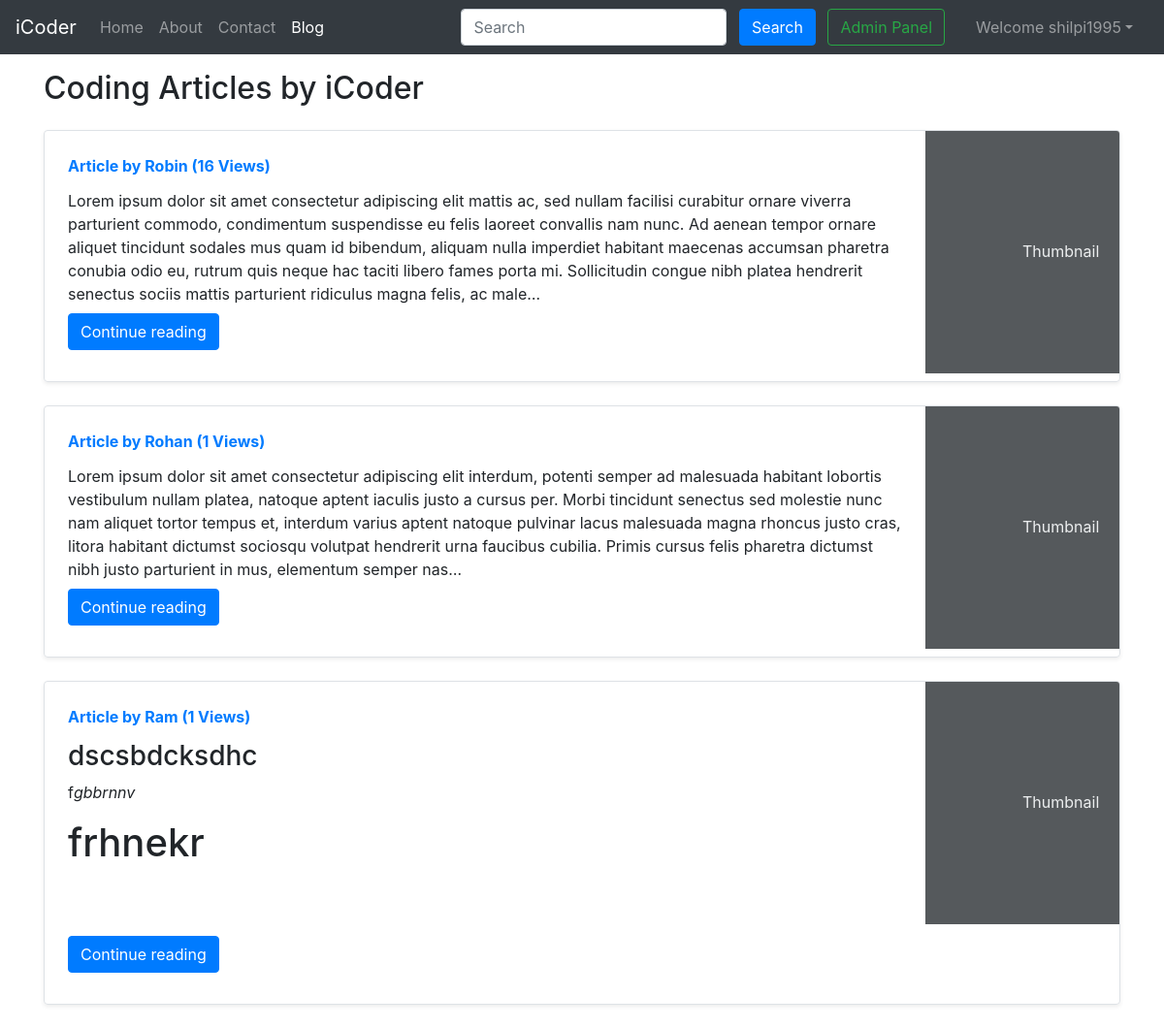
Page /blog/ (signed in) on the committed database.
### blog/models.py (models this page shows, shortened)
class Post(models.Model):
    sno = models.AutoField(primary_key=True)
    title = models.CharField(max_length=255)
    content = models.TextField()
    author = models.CharField(max_length=13)
    slug = models.CharField(max_length=130)
    views = models.IntegerField(default=0)
    timeStamp = models.DateTimeField(blank=True)

### blog/views.py (the view)
# urls.py: path('', views.blogHome, name='blogHome'),
def blogHome(request):
    allPosts = Post.objects.all()
    context = {'allPosts': allPosts}
    return render(request, "blog/blogHome.html", context)

### templates/blog/blogHome.html (shortened to what this page needs)
{% extends 'base.html' %}
{% block blogactive %} active {% endblock blogactive %}
{% block body %}
<div class="container my-3">
    <h2>Coding Articles by iCoder</h2>
    {% for post in allPosts  %}
    <div class="row no-gutters border rounded overflow-hidden flex-md-row mb-4 shadow-sm h-md-250 my-4 position-relative">
        <div class="col p-4 d-flex flex-column position-static">
            <strong class="d-inline-block mb-2 text-primary">Article  by {{post.author}} ({{post.views}} Views)</strong>
            <p class="card-text mb-auto">{{post.content|safe| truncatechars:500}}</p>
            <div class="my-2">
            	<a href="/blog/{{post.slug}}" role="button" class="btn btn-primary">Continue reading</a>
            </div>
        </div>
        <div class="col-auto d-none d-lg-block">
            <svg class="bd-placeholder-img" width="200" height="250" xmlns="http://www.w3.org/2000/svg" preserveAspectRatio="xMidYMid slice" focusable="false" role="img" aria-label="Placeholder: Thumbnail">
                <rect width="100%" height="100%" fill="#55595c"></rect><text x="50%" y="50%" fill="#eceeef" dy=".3em">Thumbnail</text>
            </svg>
        </div>
        </div>
        {% endfor %}
    </div>
 {% endblock %}

### templates/base.html (shortened to what this page needs)
<!doctype html>
<html lang="en">
  <head>
    <link rel="stylesheet" href="https://stackpath.bootstrapcdn.com/bootstrap/4.5.2/css/bootstrap.min.css">
  </head>
  <body>
    <nav class="navbar navbar-expand-lg navbar-dark bg-dark">
        <a class="navbar-brand" href="/">iCoder</a>
        <div class="collapse navbar-collapse" id="navbarSupportedContent">
          <ul class="navbar-nav mr-auto">
            <li class="nav-item {% block homeactive %}  {% endblock homeactive %}">
              <a class="nav-link" href="/">Home <span class="sr-only">(current)</span></a>
            </li>
            <li class="nav-item {% block aboutactive %}  {% endblock aboutactive %}" >
              <a class="nav-link" href="/about">About</a>
            </li>
            <li class="nav-item {% block contactactive %}  {% endblock contactactive %} ">
              <a class="nav-link" href="/contact">Contact</a>
            </li>
            <li class="nav-item {% block blogactive %}  {% endblock blogactive %} ">
              <a class="nav-link" href="/blog">Blog</a>
            </li>
          </ul>
          <div class="ml-auto form-inline ">
          <form method="get" action="/search"class="my-2 my-lg-0 mx-3">
            <input class="form-control mr-sm-2" type="search" placeholder="Search" aria-label="Search" name="query" id="query">
            <button class="btn btn-primary my-2 my-sm-0 " type="submit">Search</button>
            <a href="/admin" role="button" target="_blank" class="btn btn-outline-success m-2 my-sm-0"> Admin Panel </a>
          </form>
{% if user.is_authenticated %}
<ul class="navbar-nav mr-2">
<li class="nav-item dropdown">
<a class="nav-link dropdown-toggle" href='#' id="navbarDropdown" role="button" data-toggle="dropdown"> Welcome {{request.user}}</a>
      </li>
      </ul>
      </div>
{% endif %}
        </div>
      </nav>
      {% block body %}  {% endblock body %}
  </body>
</html>

### rows in the picture
Post: author "Robin", views "16", content "Lorem ipsum dolor sit amet consectetur adipiscing elit mattis ac, sed nullam facilisi curabitur ornare viverra parturient commodo, condimentum suspendisse eu felis laoreet convallis nam nunc. Ad aenean tempor ornare aliquet tincidunt sodales mus quam id bibendum, aliquam nulla imperdiet habitant maecenas accumsan pharetra conubia odio eu, rutrum quis neque hac taciti libero fames porta mi. Sollicitudin congue nibh platea hendrerit senectus sociis mattis parturient ridiculus magna felis, ac male…"
Post: author "Rohan", views "1", content "Lorem ipsum dolor sit amet consectetur adipiscing elit interdum, potenti semper ad malesuada habitant lobortis vestibulum nullam platea, natoque aptent iaculis justo a cursus per. Morbi tincidunt senectus sed molestie nunc nam aliquet tortor tempus et, interdum varius aptent natoque pulvinar lacus malesuada magna rhoncus justo cras, litora habitant dictumst sociosqu volutpat hendrerit urna faucibus cubilia. Primis cursus felis pharetra dictumst nibh justo parturient in mus, elementum semper nas…"
Post: author "Ram", views "1", content "dscsbdcksdhc f gbbrnnv frhnekr"

### other values in the picture
{{ request.user }} "shilpi1995"
